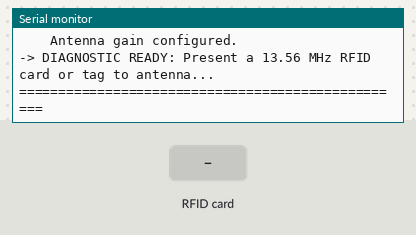
Bench run of a sketch on a simulated ESP32. Parts: the last lines printed to the serial monitor. The test bench sets the inputs (shaded band).

Above: at 1.8 s.
1.9 s: RFID card C9 DA 12 07 held to the reader
At 2.9 s:
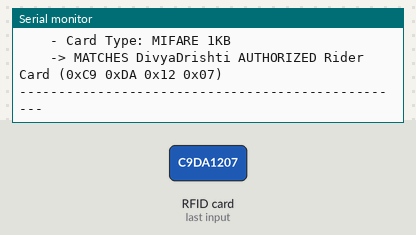
3.4 s: RFID card BD 92 35 07 held to the reader
At 4.2 s:
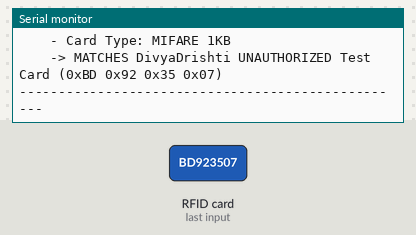
4.9 s: RFID card 5E 7A 19 C4 held to the reader
At 6.7 s:
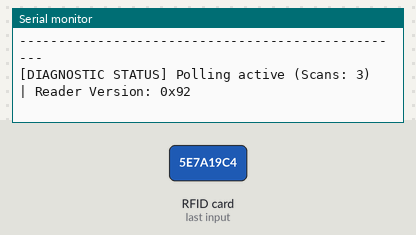

The sketch:

rfid_diagnostic.ino
```cpp
// ============================================================
//   DIVYADRISHTI — ISOLATED MFRC522 RFID HARDWARE DIAGNOSTIC
// ============================================================
//
// Purpose:
// Minimal isolated diagnostic tool to test MFRC522 wiring,
// SPI communication, version register, antenna sensitivity,
// and card/tag detection independently of OLED, GPS, and Wi-Fi.
//
// Wiring:
// | MFRC522 Pin | ESP32 Pin | Note                          |
// |-------------|-----------|-------------------------------|
// | 3.3V        | 3.3V      | DO NOT CONNECT TO 5V!         |
// | RST         | GPIO 4    | Reset / Power-down            |
// | GND         | GND       | Common ground                 |
// | MISO        | GPIO 19   | SPI MISO                      |
// | MOSI        | GPIO 23   | SPI MOSI                      |
// | SCK         | GPIO 18   | SPI Clock                     |
// | SDA / SS    | GPIO 5    | Chip Select (Slave Select)    |
//
// Compatible Cards / Tags:
// 13.56 MHz ISO/IEC 14443A (MIFARE Classic 1K/4K, Ultralight, NTAG213/215/216).
// NOTE: 125 kHz tags (EM4100 / TK4100) are physically incompatible with RC522.
// ============================================================

#include <SPI.h>
#include <MFRC522.h>

#define RFID_SS_PIN   5
#define RFID_RST_PIN  4
#define RFID_SCK_PIN  18
#define RFID_MOSI_PIN 23
#define RFID_MISO_PIN 19

MFRC522 rfid(RFID_SS_PIN, RFID_RST_PIN);

unsigned long lastHeartbeat = 0;
unsigned long scanCount = 0;

void printHex(byte *buffer, byte bufferSize) {
  for (byte i = 0; i < bufferSize; i++) {
    if (buffer[i] < 0x10) Serial.print("0");
    Serial.print(buffer[i], HEX);
    if (i < bufferSize - 1) Serial.print(" ");
  }
}

void setup() {
  Serial.begin(115200);
  while (!Serial && millis() < 2000); // Wait for Serial Monitor
  delay(500);

  Serial.println();
  Serial.println("==================================================");
  Serial.println("   DIVYADRISHTI MFRC522 ISOLATED DIAGNOSTIC TEST  ");
  Serial.println("==================================================");
  Serial.println();

  Serial.println("[1] Configuring SPI Pins:");
  Serial.printf("    - SCK  : GPIO %d\n", RFID_SCK_PIN);
  Serial.printf("    - MISO : GPIO %d\n", RFID_MISO_PIN);
  Serial.printf("    - MOSI : GPIO %d\n", RFID_MOSI_PIN);
  Serial.printf("    - SS/CS: GPIO %d\n", RFID_SS_PIN);
  Serial.printf("    - RST  : GPIO %d\n", RFID_RST_PIN);
  Serial.println();

  // Configure CS pin as output HIGH before starting SPI
  pinMode(RFID_SS_PIN, OUTPUT);
  digitalWrite(RFID_SS_PIN, HIGH);

  // Perform clean hardware reset on RST pin
  Serial.println("[2] Performing Hardware Reset pulse on RST (GPIO 4)...");
  pinMode(RFID_RST_PIN, OUTPUT);
  digitalWrite(RFID_RST_PIN, LOW);
  delay(10);
  digitalWrite(RFID_RST_PIN, HIGH);
  delay(50); // Allow oscillator startup

  // Initialize SPI bus with software CS (-1 for SS so SPI peripheral doesn't seize pin 5)
  Serial.println("[3] Initializing ESP32 SPI bus...");
  SPI.begin(RFID_SCK_PIN, RFID_MISO_PIN, RFID_MOSI_PIN, -1);

  // Initialize MFRC522
  Serial.println("[4] Initializing MFRC522 (rfid.PCD_Init)...");
  rfid.PCD_Init(RFID_SS_PIN, RFID_RST_PIN);
  delay(10);

  // Read firmware version register
  Serial.println("[5] Checking MFRC522 Firmware Version Register:");
  byte version = rfid.PCD_ReadRegister(MFRC522::PCD_Register::VersionReg);
  Serial.printf("    Register Version: 0x%02X ", version);

  bool spiOk = false;
  switch (version) {
    case 0x88:
      Serial.println("-> FM17522 clone (Functional)");
      spiOk = true;
      break;
    case 0x90:
      Serial.println("-> Version 0.0 (Functional early rev)");
      spiOk = true;
      break;
    case 0x91:
      Serial.println("-> NXP Genuine MFRC522 v1.0 (Functional)");
      spiOk = true;
      break;
    case 0x92:
      Serial.println("-> NXP Genuine MFRC522 v2.0 (Functional)");
      spiOk = true;
      break;
    case 0x12:
      Serial.println("-> Counterfeit/Clone chip (Functional)");
      spiOk = true;
      break;
    case 0x00:
    case 0xFF:
    default:
      Serial.println("-> [ERROR] Communication Failure!");
      Serial.println();
      Serial.println("    ***************************************************");
      Serial.println("    [TROUBLESHOOTING GUIDE]");
      Serial.println("    1. VCC: Verify MFRC522 is connected to 3.3V (NOT 5V).");
      Serial.println("    2. GND: Ensure common GND between ESP32 and MFRC522.");
      Serial.println("    3. WIRING: Check jumper wires on SCK (18), MISO (19),");
      Serial.println("       MOSI (23), SDA (5), RST (4).");
      Serial.println("    4. SOLDER: If header pins are not soldered, press them");
      Serial.println("       firmly against PCB contacts or solder them.");
      Serial.println("    ***************************************************");
      break;
  }

  if (spiOk) {
    // Boost antenna gain to maximum (48dB)
    Serial.println("[6] Setting antenna gain to MAXIMUM (48 dB) for maximum detection range...");
    rfid.PCD_SetAntennaGain(MFRC522::RxGain_max);
    rfid.PCD_AntennaOn();
    Serial.println("    Antenna gain configured.");
    Serial.println();
    Serial.println("-> DIAGNOSTIC READY: Present a 13.56 MHz RFID card or tag to antenna...");
  } else {
    Serial.println();
    Serial.println("-> CONTINUING IN DIAGNOSTIC LOOP (Will monitor for connection recovery)...");
  }
  Serial.println("==================================================");
  Serial.println();
}

void loop() {
  // Periodic 3-second heartbeat to confirm loop is running
  if (millis() - lastHeartbeat >= 3000) {
    lastHeartbeat = millis();
    byte version = rfid.PCD_ReadRegister(MFRC522::PCD_Register::VersionReg);
    Serial.printf("[DIAGNOSTIC STATUS] Polling active (Scans: %lu) | Reader Version: 0x%02X\n",
                  scanCount, version);
  }

  // 1. Check if a card or tag is in the RF field
  if (!rfid.PICC_IsNewCardPresent()) {
    delay(50);
    return;
  }

  // A card was sensed in the RF field
  Serial.println();
  Serial.println(">>> [CARD DETECTED IN RF FIELD] <<<");

  // 2. Attempt to read the card's serial number (UID)
  if (!rfid.PICC_ReadCardSerial()) {
    Serial.println("    [WARNING] Sensed RF modulation, but UID read FAILED!");
    Serial.println("    Causes: Card moved too quickly, weak RF coupling, or tag is 125kHz incompatible.");
    delay(200);
    return;
  }

  // 3. Card UID successfully read
  scanCount++;
  Serial.println("    [SUCCESS] Card UID read successfully!");
  Serial.printf("    - UID Size : %d bytes\n", rfid.uid.size);
  Serial.print("    - UID Bytes: ");
  printHex(rfid.uid.uidByte, rfid.uid.size);
  Serial.println();

  // PICC Type
  MFRC522::PICC_Type piccType = rfid.PICC_GetType(rfid.uid.sak);
  Serial.printf("    - SAK Byte : 0x%02X\n", rfid.uid.sak);
  Serial.printf("    - Card Type: %s\n", rfid.PICC_GetTypeName(piccType));

  // Check known project test cards
  byte authUid[]   = { 0xC9, 0xDA, 0x12, 0x07 };
  byte unauthUid[] = { 0xBD, 0x92, 0x35, 0x07 };

  bool isAuth = (rfid.uid.size == 4);
  bool isUnauth = (rfid.uid.size == 4);
  for (byte i = 0; i < 4 && rfid.uid.size == 4; i++) {
    if (rfid.uid.uidByte[i] != authUid[i]) isAuth = false;
    if (rfid.uid.uidByte[i] != unauthUid[i]) isUnauth = false;
  }

  if (isAuth) {
    Serial.println("    -> MATCHES DivyaDrishti AUTHORIZED Rider Card (0xC9 0xDA 0x12 0x07)");
  } else if (isUnauth) {
    Serial.println("    -> MATCHES DivyaDrishti UNAUTHORIZED Test Card (0xBD 0x92 0x35 0x07)");
  } else {
    Serial.println("    -> NEW/UNREGISTERED Card or Tag (Add this UID to database or AUTH_UID)");
  }

  // Halt card and stop encryption
  rfid.PICC_HaltA();
  rfid.PCD_StopCrypto1();

  Serial.println("--------------------------------------------------");
  delay(800); // Debounce delay
}
```

Measured:
- after the input at 1.9 s, the serial monitor: prints a new line after 0.05 s (image 1)
- after the input at 3.4 s, the serial monitor: prints a new line after 0.05 s (image 2)
- after the input at 4.9 s, the serial monitor: prints a new line after 0.05 s (image 3)
